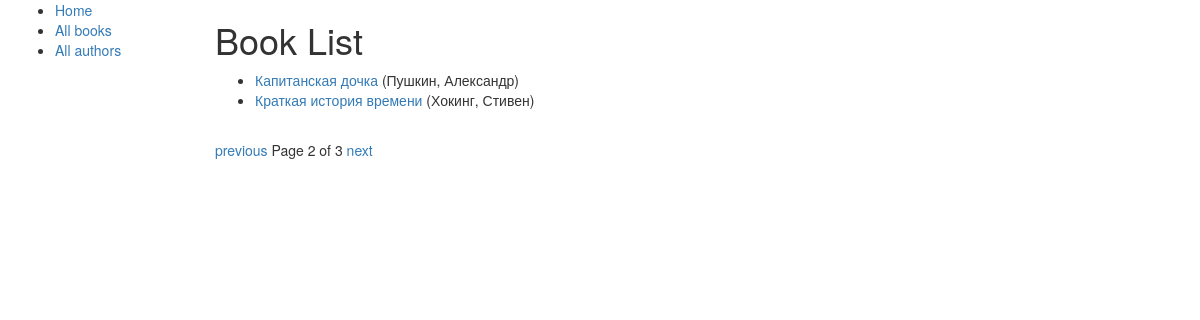
The app's page /catalog/books/?page=2 with its own data.
### catalog/models.py (models this page shows, shortened)
class Book(models.Model):
    title = models.CharField(max_length=200)
    author = models.ForeignKey('Author', on_delete=models.SET_NULL, null=True)  # у книги может быть только один автор, но у автора может быть много книг. one-to-many связь
    summary = models.TextField(max_length=1000, help_text='Enter a brief description of the book')
    isbn = models.CharField('ISBN', max_length=13, help_text='13 Character <a href="https://www.isbn-international.org/content/what-isbn">ISBN number</a>')
    genre = models.ManyToManyField(Genre, help_text='Select a genre for this book')  # у книги может быть несколько жанров, и к одному жанру может относиться несколько книг.
    def get_absolute_url(self):
        return reverse('book-detail', args=[str(self.id)])

class Author(models.Model):
    first_name = models.CharField(max_length=100)
    last_name = models.CharField(max_length=100)
    date_of_birth = models.DateField(null=True, blank=True)
    date_of_death = models.DateField('Died', null=True, blank=True)
    def __str__(self):
        return '{}, {}'.format(self.last_name, self.first_name)

### catalog/views.py (the view)
class BookListView(generic.ListView):
    model = Book
    context_object_name = 'book_list'  # наше собственное имя переменной контекста в шаблоне
    template_name = 'book_list.html'  # определение имени нашего шаблона и его расположения
    paginate_by = 2  # с помощью параметра ?page=2 в url можно получить доступ к другой странице
    def get_queryset(self):
        return Book.objects.all()
    def get_context_data(self, **kwargs):
        context = super(BookListView, self).get_context_data()
        context['some_data'] = 'This is just some data'
        return context

### catalog/templates/book_list.html
{% extends "base_generic.html" %}
{% block content %}
<h1>Book List</h1>
{% if book_list %}
<ul>
    {% for book in book_list %}
    <li><a href="{{book.get_absolute_url}}">{{book.title}}</a> ({{book.author}})</li>
    {% endfor %}
</ul>
{% else %}
<p>There are no books in the library.</p>
{% endif %}
{% endblock %}

### records on screen
Book: title "Капитанская дочка", author "Пушкин, Александр"
Book: title "Краткая история времени", author "Хокинг, Стивен"

### other values on screen
{{ page_obj.number }} "2"
{{ page_obj.paginator.num_pages }} "3"
